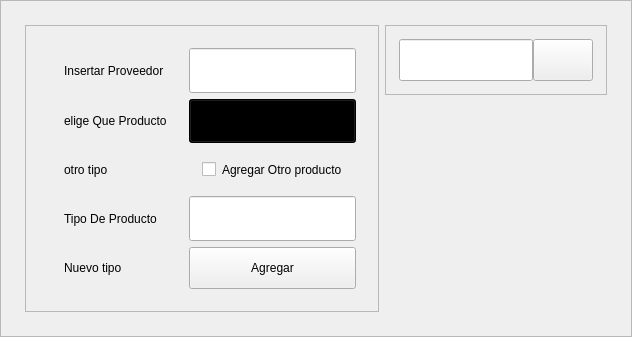
                      <widget class="QFrame" name="frame_23">
                       <property name="acceptDrops">
                        <bool>true</bool>
                       </property>
                       <property name="styleSheet">
                        <string notr="true">*{
	padding:13px;
}

QLineEdit{
	border-bottom:2px solid #efb810;
}

QLineEdit:hover{
	background-color: rgba(9,5,13,.7)	
}
QRadioButton,QCheckBox{
	background-color:rgba(128,128,128,.5);
	border-radius:50px;
}
QDateEdit{
	background-color:rgba(255,255,255,.3);
	color:#000
}</string>
                       </property>
                       <property name="frameShape">
                        <enum>QFrame::StyledPanel</enum>
                       </property>
                       <property name="frameShadow">
                        <enum>QFrame::Raised</enum>
                       </property>
                       <layout class="QHBoxLayout" name="horizontalLayout_19">
                        <item>
                         <widget class="QFrame" name="frame_25">
                          <property name="frameShape">
                           <enum>QFrame::StyledPanel</enum>
                          </property>
                          <property name="frameShadow">
                           <enum>QFrame::Raised</enum>
                          </property>
                          <layout class="QHBoxLayout" name="horizontalLayout_20">
                           <item>
                            <layout class="QFormLayout" name="formLayout_3">
                             <item row="0" column="0">
                              <widget class="QLabel" name="insertarProveedorLabel">
                               <property name="text">
                                <string>Insertar Proveedor</string>
                               </property>
                              </widget>
                             </item>
                             <item row="0" column="1">
                              <widget class="QLineEdit" name="insertarProveedorLineEdit"/>
                             </item>
                             <item row="1" column="0">
                              <widget class="QLabel" name="eligeQueProductoLabel">
                               <property name="text">
                                <string>elige Que Producto</string>
                               </property>
                              </widget>
                             </item>
                             <item row="1" column="1">
                              <widget class="QComboBox" name="eligeQueProductoComboBox">
                               <property name="styleSheet">
                                <string notr="true">QComboBox{
	background-color:#000;
}

QComboBox::BackgroundColorRole{
	background-color:#000;
}

QComboBox::FontRole{
	background-color:#000;
}</string>
                               </property>
                               <property name="editable">
                                <bool>false</bool>
                               </property>
                               <item>
                                <property name="text">
                                 <string>Limpieza</string>
                                </property>
                               </item>
                               <item>
                                <property name="text">
                                 <string>Alimentos</string>
                                </property>
                               </item>
                               <item>
                                <property name="text">
                                 <string>Alimentos enlatados</string>
                                </property>
                               </item>
                               <item>
                                <property name="text">
                                 <string>Empaques</string>
                                </property>
                               </item>
                              </widget>
                             </item>
                             <item row="2" column="0">
                              <widget class="QLabel" name="otroTipoLabel">
                               <property name="text">
                                <string>otro tipo</string>
                               </property>
                              </widget>
                             </item>
                             <item row="2" column="1">
                              <widget class="QCheckBox" name="otroTipoCheckBox">
                               <property name="text">
                                <string>Agregar Otro producto</string>
                               </property>
                              </widget>
                             </item>
                             <item row="3" column="0">
                              <widget class="QLabel" name="tipoDeProductosLabel">
                               <property name="text">
                                <string>Tipo De Producto</string>
                               </property>
                              </widget>
                             </item>
                             <item row="3" column="1">
                              <widget class="QLineEdit" name="tipoDeProductosLineEdit"/>
                             </item>
                             <item row="4" column="0">
                              <widget class="QLabel" name="label_6">
                               <property name="text">
                                <string>Nuevo tipo</string>
                               </property>
                              </widget>
                             </item>
                             <item row="4" column="1">
                              <widget class="QPushButton" name="pushButton_4">
                               <property name="text">
                                <string>Agregar</string>
                               </property>
                              </widget>
                             </item>
                            </layout>
                           </item>
                          </layout>
                         </widget>
                        </item>
                        <item alignment="Qt::AlignTop">
                         <widget class="QFrame" name="frame_26">
                          <property name="maximumSize">
                           <size>
                            <width>16777215</width>
                            <height>70</height>
                           </size>
                          </property>
                          <property name="frameShape">
                           <enum>QFrame::StyledPanel</enum>
                          </property>
                          <property name="frameShadow">
                           <enum>QFrame::Raised</enum>
                          </property>
                          <layout class="QHBoxLayout" name="horizontalLayout_21">
                           <property name="spacing">
                            <number>0</number>
                           </property>
                           <property name="leftMargin">
                            <number>0</number>
                           </property>
                           <property name="topMargin">
                            <number>0</number>
                           </property>
                           <property name="rightMargin">
                            <number>0</number>
                           </property>
                           <property name="bottomMargin">
                            <number>0</number>
                           </property>
                           <item>
                            <widget class="QLineEdit" name="lineEdit_2"/>
                           </item>
                           <item>
                            <widget class="QPushButton" name="btn_search_proveedores">
                             <property name="text">
                              <string/>
                             </property>
                             <property name="icon">
                              <iconset>
                               <normaloff>:/icons/search.svg</normaloff>:/icons/search.svg</iconset>
                             </property>
                            </widget>
                           </item>
                          </layout>
                         </widget>
                        </item>
                       </layout>
                      </widget>
